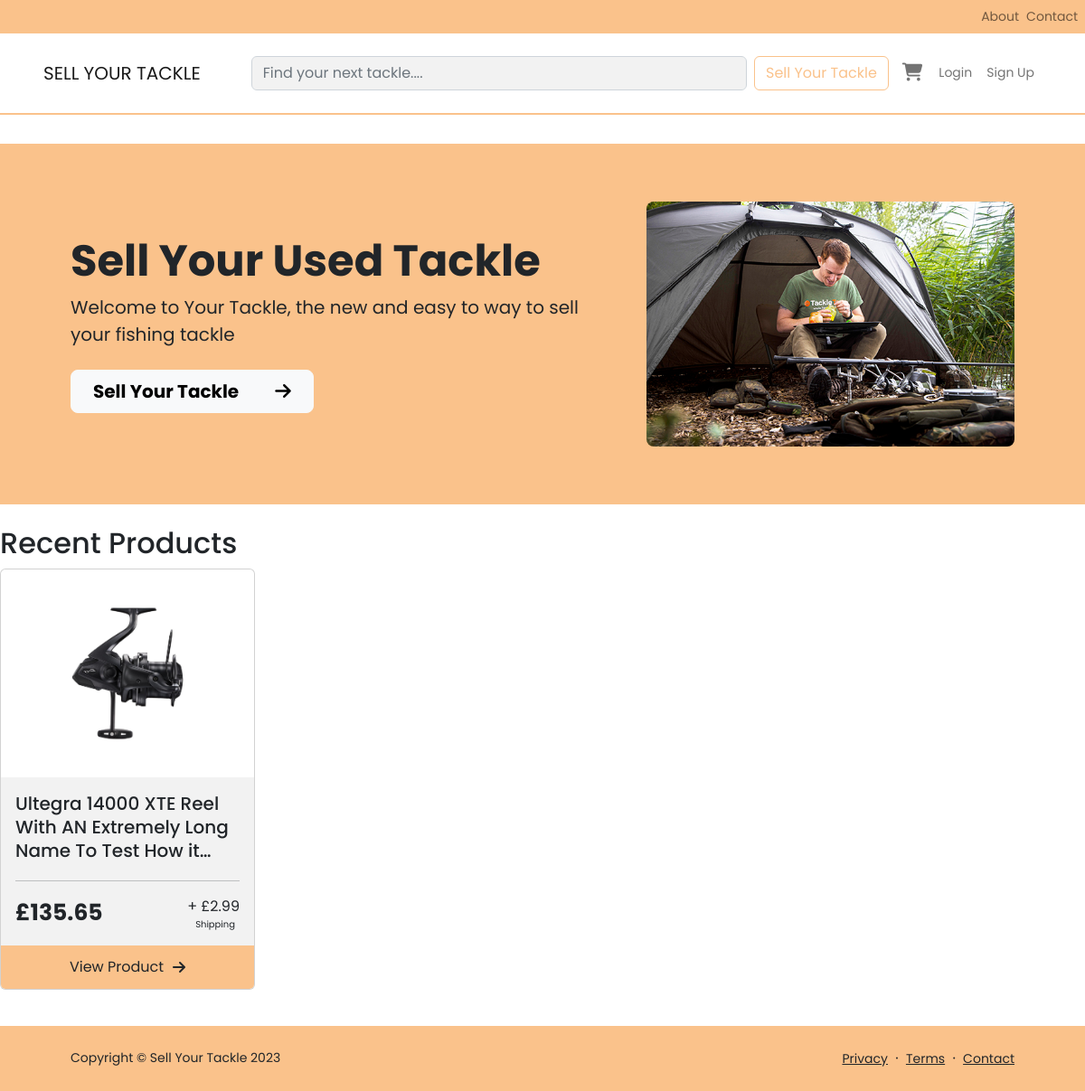
The page / on the database its author committed.
### tackle/models.py (models this page shows, shortened)
class ProductImage(models.Model):
    product = models.ForeignKey(Product, related_name="images", on_delete=models.CASCADE)
    image = models.ImageField(upload_to="product-images/")

class Product(models.Model):
    brand = models.ForeignKey(Brand, on_delete=models.CASCADE)
    category = models.ForeignKey(Category, on_delete=models.CASCADE)
    name = models.CharField(max_length=200)
    slug = models.SlugField(max_length=210, unique=True)
    variation1 = models.CharField(max_length=100, blank=True, null=True)
    variation2 = models.CharField(max_length=100, blank=True, null=True)
    condition = models.CharField(max_length=100, choices=Condition.choices)
    description = models.TextField(blank=True, null=True)
    user = models.ForeignKey(settings.AUTH_USER_MODEL, on_delete=models.CASCADE)
    created_at = models.DateTimeField(auto_now_add=True)
    price = models.DecimalField(max_digits=10, decimal_places=2, default=Decimal('0.00'))
    shipping = models.DecimalField(max_digits=10, decimal_places=2, default=Decimal('0.00'))
    financial_status = models.CharField(
        max_length=10,
        choices=FinancialStatus.choices,
        default=FinancialStatus.UNSOLD
    )
    visibility = models.CharField(
        max_length=5,
        choices=ProductVisibility.choices,
        default=ProductVisibility.DRAFT
    )

### tackle/views.py (the view)
# urls.py: path('', HomeView.as_view(), name='home'),
class HomeView(TemplateView):
    template_name = 'index.html'
    def get_context_data(self, **kwargs):
        context = super().get_context_data(**kwargs)
        context['products'] = Product.objects.filter(visibility=ProductVisibility.LIVE)
        return context

### tackle/context_processors.py (called while the page is built)
def cart_processor(request):
    cart = Cart(request)
    return {'total_items_in_cart': len(cart)}

### tackle/views.py (called while the page is built)
    def __len__(self):
        return sum(item['quantity'] for item in self.cart.values())

### templates/index.html (shortened to what this page needs)
{% extends "base.html" %}
{% block content %}
<header class="header py-3">
    <div class="container px-5">
        <div class="row gx-5 align-items-center justify-content-center">
            <div class="col-lg-8 col-xl-7 col-xxl-6">
                <div class="my-5 text-center text-xl-start">
                    <h1 class="display-5 fw-bolder">Sell Your Used Tackle</h1>
                    <p class="lead fw-normal mb-4">Welcome to Your Tackle, the new and easy to way
                        to sell your fishing
                        tackle</p>
                    <div class="d-grid gap-3 d-sm-flex justify-content-sm-center justify-content-xl-start">
                        <a class="btn btn-light btn-lg px-4 me-sm-3 header-button"
                            href="{% url 'list-product' %}"><b>Sell Your
                                Tackle</b><i class="fa-solid fa-arrow-right fa-beat" style="margin-left:40px"></i></a>
                    </div>
                </div>
            </div>
            <div class="col-xl-5 col-xxl-6 d-none d-xl-block text-center"><img class="img-fluid rounded-3 my-5"
                    src="static/media/sell-used-fishing-tackle.jpg" alt="..." /></div>
        </div>
    </div>
</header>
<div class="row mt-4">
    <h2>Recent Products</h2>
    {% for product in products %}
    <div class=" col-6 col-md-3 mb-4">
        <div class="card d-flex flex-column card-clickable" data-url=" {% url 'product' product.slug %}">
            <div id="product-card-img-container">
                {% for product_image in product.images.all %}
                {% if forloop.first %}
                <img src="{{ product_image.image.url }}" alt="{{ product.name }} image" class="img-fluid card-image"
                    id="product-card-img">
                {% endif %}
                {% endfor %}
            </div>
            <div class="card-body card-border flex-grow-1">
                <div class="h5 card-title mb-3 truncate">{{ product.name|truncatechars:100 }}</div>
                <hr>
                <div class="row">
                    <div class="col-6 d-flex align-items-start flex-column">
                        <p class="card-text mb-0 card-price">£{{ product.price }}</p>
                    </div>
                    <div class="col-6 d-flex flex-column align-items-end">
                        <p class="card-text mb-0">+ £{{ product.shipping }}</p>
                        <label class="card-shipping">Shipping</label>
                    </div>
                </div>
            </div>
            <a href="{% url 'product' product.slug %}"
                class="card-footer p-4 pt-0 bg-transparent border-top-0 card-border d-flex align-items-center justify-content-center pt-4">
                View Product<i class="fa-solid fa-arrow-right"></i>
            </a>
        </div>
    </div>
    {% endfor %}
</div>
{% endblock %}

### static/css/style.css (style rules this page uses)
body { margin: 0; font-family: 'Poppins', sans-serif; font-size: var(--bs-body-font-size); font-weight: var(--bs-body-font-weight); line-height: var(--bs-body-line-height); color: var(--bs-body-color); text-align: var(--bs-body-text-align); background-color: var(--bs-body-bg); -webkit-text-size-adjust: 100%; -webkit-tap-highlight-color: rgba(0, 0, 0, 0); display: flex; flex-direction: column; min-height: 100vh; }
.header { background-color: #fac28b; }
@media (prefers-reduced-motion: no-preference) { :root { scroll-behavior: smooth; } }
#product-card-img-container { display: flex; justify-content: center; align-items: center; height: 230px; overflow: hidden; }
#product-card-img { max-height: 100%; max-width: 100%; }
.card-border { background-color: #f2f2f2; }
.card-footer { background-color: #fac28b !important; cursor: pointer; text-decoration: none; color: inherit; height: 20px; }
.fa-arrow-right { margin-left: 10px; }
.card-clickable { cursor: pointer; transition: all 0.3s ease; }
.header-button { cursor: pointer; transition: all 0.3s ease; }
.card-shipping { font-size: 10px; margin-right: 5px; }
.card-price { font-size: 25px; font-weight: bold; }
.truncate { display: -webkit-box; -webkit-line-clamp: 3; -webkit-box-orient: vertical; overflow: hidden; line-height: 1.3em; height: 4.1em; text-overflow: ellipsis; }

### rows shown on the page
Product: name "Ultegra 14000 XTE Reel With AN Extremely Long Name To Test How…", price "135.65", shipping "2.99"
ProductImage: image (picture)
